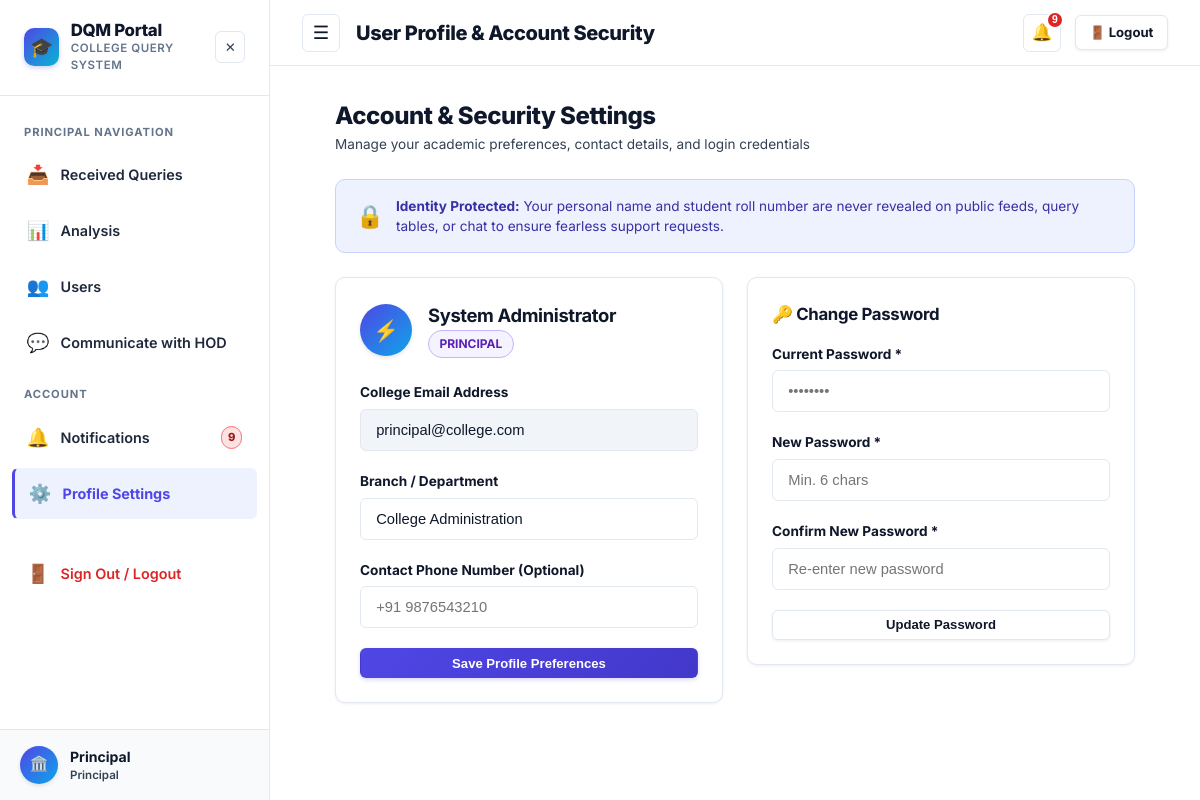
Screenshot of /profile (signed in) with the database file from the repository.
### tables this page shows
CREATE TABLE users (
    id INTEGER PRIMARY KEY AUTOINCREMENT,
    name TEXT DEFAULT 'Anonymous User',
    email TEXT NOT NULL UNIQUE,
    password_hash TEXT NOT NULL,
    role TEXT NOT NULL DEFAULT 'student',
    level TEXT,
    department TEXT,
    course TEXT,
    year INTEGER,
    phone TEXT,
    roll_no TEXT,
    designation TEXT,
    is_active INTEGER DEFAULT 1,
    last_active_at TIMESTAMP DEFAULT CURRENT_TIMESTAMP,
    created_at TIMESTAMP DEFAULT CURRENT_TIMESTAMP
);

### app.py (the view, shortened to what this page needs)
@app.route('/profile', methods=['GET', 'POST'])
@login_required
def profile():
    user = get_current_user()
    db = get_db()
    return render_template('profile.html', user=user)

### app.py (called while the page is built)
@app.before_request
def track_user_activity():
    user = get_current_user()
    if user and user.get('id'):
        uid = user['id']
        if uid not in ONLINE_USERS:
            ONLINE_USERS[uid] = set()
        now_str = datetime.now().strftime('%Y-%m-%d %H:%M:%S')
        try:
            db = get_db()
            db.execute("UPDATE users SET last_active_at = ? WHERE id = ?", (now_str, uid))
            db.commit()
        except Exception:
            pass

def login_required(f):
    @wraps(f)
    def decorated_function(*args, **kwargs):
        user = get_current_user()
        if not user:
            session.clear()
            flash('Please log in to access this page.', 'warning')
            return redirect(url_for('login', next=request.url))
        return f(*args, **kwargs)
    return decorated_function

def get_current_user():
    if 'user_id' in session:
        db = get_db()
        user = db.execute('SELECT * FROM users WHERE id = ?', (session['user_id'],)).fetchone()
        if not user or not user['is_active']:
            session.clear()
            return None
        return dict(user)
    return None

### database.py (called while the page is built)
def get_db():
    if 'db' not in g:
        g.db = sqlite3.connect(
            current_app.config['DATABASE'],
            detect_types=sqlite3.PARSE_DECLTYPES
        )
        g.db.row_factory = sqlite3.Row
        g.db.execute("PRAGMA foreign_keys = ON")
        init_db(g.db)
    return g.db

### models.py (called while the page is built)
def init_db(db_conn):
    db_conn.executescript(SCHEMA)
    check_and_migrate_db(db_conn)
    db_conn.commit()

### templates/profile.html (shortened to what this page needs)
{% extends 'base.html' %}
{% block page_title %}User Profile & Account Security{% endblock %}
{% block content %}
<div style="max-width: 800px; margin: 0 auto;">
  <div style="margin-bottom: 1.5rem;">
    <h1 style="font-size: 1.5rem; font-weight: 800; color: var(--text-main); margin: 0;">Account & Security Settings</h1>
    <p style="font-size: 0.85rem; color: var(--text-muted); margin: 0;">Manage your academic preferences, contact details, and login credentials</p>
  </div>
  <div style="background: #eef2ff; border: 1px solid #c7d2fe; border-radius: var(--radius-md); padding: 1rem 1.25rem; margin-bottom: 1.5rem; display: flex; align-items: center; gap: 0.75rem;">
    <span style="font-size: 1.4rem;">🔒</span>
    <div style="font-size: 0.85rem; color: #3730a3;">
      <strong>Identity Protected:</strong> Your personal name and student roll number are never revealed on public feeds, query tables, or chat to ensure fearless support requests.
    </div>
  </div>
  <div style="display: grid; grid-template-columns: 1fr 1fr; gap: 1.5rem; align-items: start;">
    <div class="card">
      <div style="display: flex; align-items: center; gap: 1rem; margin-bottom: 1.5rem;">
        <div class="user-avatar-circle" style="width: 52px; height: 52px; font-size: 1.3rem;">
          {% if user.role == 'student' %}👨‍🎓{% elif user.role == 'faculty' %}👩‍🏫{% elif user.role == 'staff' %}🏢{% else %}⚡{% endif %}
        </div>
        <div>
          <h2 style="font-size: 1.15rem; font-weight: 700; color: var(--text-main);">
            {% if user.role == 'student' %}Student Account
            {% elif user.role == 'faculty' %}Faculty Account
            {% elif user.role == 'staff' %}Department Staff
            {% else %}System Administrator{% endif %}
          </h2>
          <span class="badge badge-status-assigned">{{ user.role | upper }}</span>
        </div>
      </div>
      <form method="POST" action="{{ url_for('profile') }}">
        <div class="form-group">
          <label class="form-label">College Email Address</label>
          <input type="email" class="form-control" value="{{ user.email }}" disabled style="background: #f1f5f9; cursor: not-allowed;">
        </div>
        <div class="form-group">
          <label class="form-label">Branch / Department</label>
          <input type="text" name="department" class="form-control" value="{{ user.department or '' }}">
        </div>
        <div class="form-group">
          <label class="form-label">Contact Phone Number (Optional)</label>
          <input type="tel" name="phone" class="form-control" value="{{ user.phone or '' }}" placeholder="+91 9876543210">
        </div>
        <button type="submit" class="btn btn-primary btn-sm" style="width: 100%;">
          Save Profile Preferences
        </button>
      </form>
    </div>
    <div class="card">
      <h3 style="font-size: 1.05rem; font-weight: 700; margin-bottom: 1rem;">🔑 Change Password</h3>
      <form method="POST" action="{{ url_for('profile') }}">
        <div class="form-group">
          <label class="form-label">Current Password *</label>
          <input type="password" name="current_password" class="form-control" placeholder="••••••••" required>
        </div>
        <div class="form-group">
          <label class="form-label">New Password *</label>
          <input type="password" name="new_password" class="form-control" placeholder="Min. 6 chars" required minlength="6">
        </div>
        <div class="form-group">
          <label class="form-label">Confirm New Password *</label>
          <input type="password" name="confirm_password" class="form-control" placeholder="Re-enter new password" required minlength="6">
        </div>
        <button type="submit" class="btn btn-secondary btn-sm" style="width: 100%;">
          Update Password
        </button>
      </form>
    </div>
  </div>
</div>
{% endblock %}

### templates/base.html (shortened to what this page needs)
<!DOCTYPE html>
<html lang="en">
<head>
  <link rel="stylesheet" href="{{ url_for('static', filename='css/style.css') }}">
</head>
<body data-user-role="{{ current_user.role if current_user else '' }}" data-user-dept="{{ current_user.department if current_user else '' }}" data-user-id="{{ current_user.id if current_user else '' }}">
  <div class="app-container">
    {% if current_user %}
    <aside class="sidebar" id="appSidebar">
      <div class="sidebar-header">
        <a href="{{ url_for('index') }}" class="sidebar-brand-wrapper" style="text-decoration: none; color: inherit;">
          <div class="sidebar-logo">🎓</div>
          <div class="sidebar-brand">
            <h2>DQM Portal</h2>
            <p>College Query System</p>
          </div>
        </a>
        <button type="button" class="sidebar-close-btn" id="sidebarCloseBtn" title="Close Navigation" aria-label="Close Navigation">
          ✕
        </button>
      </div>
      <nav class="sidebar-nav">
        {% if current_user.role == 'principal' %}
        <div class="nav-section-title">Principal Navigation</div>
        <a href="{{ url_for('department_dashboard', dept='Others') }}" class="nav-item {% if request.endpoint == 'department_dashboard' %}active{% endif %}">
          <span class="icon">📥</span> Received Queries
        </a>
        <a href="{{ url_for('admin_analytics') }}" class="nav-item {% if request.endpoint in ['admin_analytics', 'hod_analytics'] %}active{% endif %}">
          <span class="icon">📊</span> Analysis
        </a>
        <a href="{{ url_for('admin_users') }}" class="nav-item {% if request.endpoint == 'admin_users' %}active{% endif %}">
          <span class="icon">👥</span> Users
        </a>
        <a href="{{ url_for('admin_communicate_hod') }}" class="nav-item {% if request.endpoint == 'admin_communicate_hod' %}active{% endif %}">
          <span class="icon">💬</span> Communicate with HOD
        </a>
        {% endif %}
        <div class="nav-section-title">Account</div>
        <a href="{{ url_for('notifications') }}" class="nav-item {% if request.endpoint == 'notifications' %}active{% endif %}">
          <span class="icon">🔔</span> Notifications
          {% if unread_notifications_count > 0 %}
          <span class="badge badge-urgent" style="margin-left: auto; padding: 2px 6px; font-size: 0.7rem;">{{ unread_notifications_count }}</span>
          {% endif %}
        </a>
        <a href="{{ url_for('profile') }}" class="nav-item {% if request.endpoint == 'profile' %}active{% endif %}">
          <span class="icon">⚙️</span> Profile Settings
        </a>
        <a href="{{ url_for('logout') }}" class="nav-item nav-item-logout" style="margin-top: 1.5rem;">
          <span class="icon">🚪</span> Sign Out / Logout
        </a>
      </nav>
      <div class="sidebar-footer">
        <div class="user-avatar-circle">
          {% if current_user.role == 'student' %}👨‍🎓{% elif current_user.role == 'hod' %}🎓{% elif current_user.role == 'ao' %}🏢{% elif current_user.role == 'office_staff' %}💼{% elif current_user.role == 'principal' %}🏛️{% elif current_user.role in ['staff', 'faculty'] %}👩‍🏫{% else %}⚡{% endif %}
        </div>
        <div style="flex-grow: 1; overflow: hidden;">
          <div style="font-size: 0.88rem; font-weight: 700; color: var(--text-main); white-space: nowrap; overflow: hidden; text-overflow: ellipsis;">
            {% if current_user.role == 'student' %}Student
            {% elif current_user.role == 'office_staff' %}Office Staff
            {% elif current_user.role in ['staff', 'faculty'] %}Department Staff
            {% elif current_user.role == 'hod' %}Head of Dept (HOD)
            {% elif current_user.role == 'ao' %}Administrative Officer (AO)
            {% elif current_user.role == 'principal' %}Principal
            {% else %}Central Administrator{% endif %}
          </div>
          <div style="font-size: 0.72rem; color: var(--text-muted); font-weight: 600;">
            {% if current_user.role == 'student' %}
              {{ current_user.course or 'Campus' }}{% if current_user.year %} (Yr {{ current_user.year }}){% endif %}
            {% elif current_user.role in ['ao', 'principal', 'admin'] %}
              {{ current_user.designation or 'Campus Administration' }}
            {% elif current_user.role == 'office_staff' %}
              Administrative Department
            {% else %}
              {{ current_user.department or 'Campus Support' }}
            {% endif %}
          </div>
        </div>
      </div>
    </aside>
    {% endif %}
    <div class="main-content">
      {% if current_user %}
      <header class="topbar">
        <div class="topbar-left">
          <button class="sidebar-toggle-btn" id="sidebarToggle" title="Toggle Navigation Menu" aria-label="Toggle Navigation Menu">
            ☰
          </button>
          <div class="topbar-title">{% block page_title %}Dashboard{% endblock %}</div>
        </div>
        <div class="topbar-right">
          <div class="notif-wrapper">
            <button class="notif-btn" id="notifBtn" aria-label="Notifications" title="Notifications">
              🔔
              {% if unread_notifications_count > 0 %}
              <span class="notif-badge">{{ unread_notifications_count }}</span>
              {% endif %}
            </button>
          </div>
          <a href="{{ url_for('logout') }}" class="btn btn-secondary btn-sm" title="Sign Out of Portal" style="font-weight: 700;">
            🚪 Logout
          </a>
        </div>
      </header>
      {% endif %}
      <main class="page-body">
        {% block content %}{% endblock %}
      </main>
    </div>
  </div>
</body>
</html>

### rows the page displays
users: designation "Principal", role "PRINCIPAL", email "principal@college.com", department "College Administration"

### other values shown
{{ unread_notifications_count }} "9"
